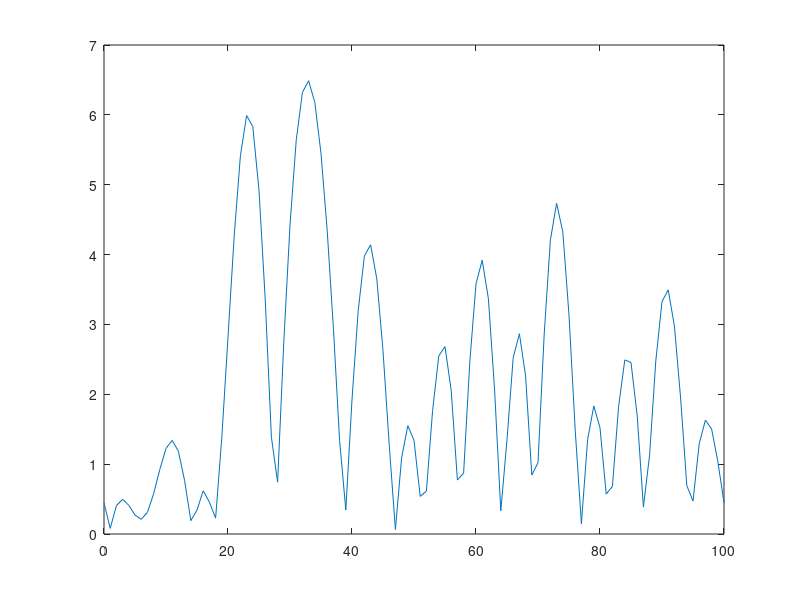

Write the MATLAB code that produced this figure. (Note: this script raises an error after producing the figure.)
%% Introduction
%MATLAB script from Contemporary Communications Systems Using MATLAB by
%John G. Proakis 
%transcribed from the book 25 September 2023
%parameterized for Neptune 25 September 2023

%% Script of Illustrative Example from Book
%In the example from the book, K = 10 and N = 20.
%A channel that has bandwidth B is subdivided in to K channels.
%N-point inverse DFT (IDFT) yields a real-valued sequence, where 1/square root of N
%is simply a scale factor. The sequence xn , 0 >= n <= N-1 corresponds
%to the samples of the multicarrier OFDM signat xt, consisting of K=N/2
%subscarriers. T is the signal duration, or signal interval.

%The modulator in an OFDM system can be implemented by computing the
%inverse DFT (7.6.4). The demodulator that recovers the information symbols
%from the received signal samples is implemented by computing the DFT
%(7.6.7). 

%Below, we are using the 16 point QAMsignal constellation shown in a
%previous figure, we select pseudorandomly each of the information symbols
%X1, X2, ... ,X9. With T=100 seconds, we generate the transmitted signal
%waveform and then plot it. We compute the IDFT values. We show that x(t),
%evaulatied at Tn/N, N = 0 to N-1, corresponds to the IDFT values. Finally,
%using the IDFT values, we computer the DFT. This means we've recovered the
%information symbols Xk, 1 <= k <= 9, from the samples of x(t),
%where t = n*T/N, 0 <= n <= N-1

clear all

%echo on turns on echoing for statements in all script files. When you turn on echoing, 
% MATLAB® displays each line in the file in the Command Window as it runs. Normally, 
% the statements in a script are not displayed during execution. Statement echoing is 
% useful for debugging and for demonstrations.
echo on

%number of information symbols. We have 9 information symbols and one zero
%valued symbol, at DC.
K = 10;

%we create N = 2K symbols by defining X(N-k) = X*k
%The sequence Xn, 0 <= n <= N-1, corresponds to the samples of the
%multicarrier OFDM signal x(t), consisting of K = N/2 subcarriers. 
%The information symbol X0 is set to zero. Since x(t) must be a real-valued
%signal, its N-point DFT (Xk) must satsify the symmetry property.
%Therefore, from the K information Symbols Kx we create N = 2K symbols.
N = 2*K;

%sample interval in seconds
%the symbol rate Ts = 1/T on each of the subchannels is equal to the frequency
%separation Bc of adjacent subcarriers. Bc = bandwidth/K. T = K*Ts. 
%The book clearly listed this as seconds, but the math doesn't check out.
T = 100;

%Testing T = 100 seconds. Tcheck should equal T. It doesn't. 
Ts = 1/T;
Tcheck = K*Ts;

%a is a 1 by 36 matrix of random numbers
a = rand(1,36);

%subtract 0.5 from all elements of the matrix a, then apply the signum function
%to the result. This "splits" the values into randomly distributed 1 and -1
a = sign(a-0.5);

%we create a 9 by 4 matrix out of a with the reshape function.
b = reshape(a,9,4);

%Generate the 16 QAM points
%take the columns of b and multiply them as follows. This makes one column
%of complex numbers. This is 9 by 1.
XXX = 2*b(:,1) + b(:,2) +j*(2*b(:,3) + b(:,4));

%Transpose XXX to convert it from column to row and store in XX. This is 1 by 9.
XX = XXX';

%modify X to put in a leading 0, the contents of XX, another zero, and then
%use the complex conjugate function conj() to get the complex conjugate of each element 
% of XX in reverse order, and append this result to X
%Doing this we get a 1 by 20 size matrix. It is double the number of
%symbols, with a leading zero and a zero in between the two halves. The
%center DC component is set to zero.
%Why are we doing this? Symmetry property.
%X is the set of complex frequencies at this point? That's what they have
%to be in order to take the IDFT and get a complex time series. 
X = [0 XX 0 conj(XX(9:-1:1))];

%set up xt to be a 1 by 101 matrix of zeros. 
xt = zeros(1,101);

%create multicarrier OFDM signal samples consisting of K = N/2 subcarriers
%(7.6.5)
%For each tick in time t, 0 to 100, calculate x(t)
%take the symbol k from X and multiply it by exp(j*2*pi*k*t/T) and sum them
%up. There are 0 to 19 symbols which is the entire symmetric set around
%zero of the information symbols. And a leading zero symbol.
%T = 100 seconds sure looks and feels like a misprint. 
%So, for 100 times in a row, we sum up the entire set of information
%symbols using exp(j*2*pi*k*t/T) so k goes 0 to 19 for each t/T

for t=0:100
    for k=0:N-1
        xt(1,t+1)=xt(1,t+1)+1/sqrt(N)*X(k+1)*exp(j*2*pi*k*t/T);
        echo off
    end
end


echo on

%set up xn to be a 1 by N matrix of zeros
xn = zeros(1,N);

%compute the N-point inverse DFT (IDFT) of X to get a real-valued sequence (7.6.4)
for n = 0:N-1
    for k = 0:N-1
        xn(n+1) = xn(n+1) + 1/sqrt(N)*X(k+1)*exp(j*2*pi*n*k/N);
        echo off
    end
end

%let's look at different x(k)
%we are wanting x(n) to be DC at x(0) - that's the lowest frequency
%x(n) runs from x(0) to x(N-1)
%N is the length of the symbol and will be 1024 for Neptune
%x(0) to x(N-1) then set first coefficient to 1 and the rest x(1) to x(N-1) to zero. DC
%coefficient is set to 1. When we do the IDFT, x(0) ends up 1/N which is a
%constant value. This is what we wanted to see for the DC term. In other words we 
%proved it was a constant.
%at k = 1, we have one sine wave, which is the lowest frequency. This is I
%think 1/T. The highest is at k = N-1, and this is fs/2. 
echo on

%show that xt corresponds to the IDFT values.

%using the IDFT values, compute the DFT using (7.6.7) and recover the
%information symbols

%pause %Press any key to see a plot of x(t)

%plot 0 to 100 in the x axis, and the absolute value of x(t) in the y axis.
% Y = abs( X ) returns the absolute value of each element in input X . 
% If X is complex, abs(X) returns the complex magnitude. 
figure
plot([0:100], abs(xt))

%check the difference between xn and samples of x(t)
for n = 0:N-1
    index_check = T/N*n+1
    d(n+1) = xt(T/N*n+1) - xn(1+n);
    echo off
end

echo on

%The norm function calculates several different types of matrix norms: 
% e = norm(d) returns the largest singular value of d, which is the set of
% differences between xt and xn
e = norm(d)

%set up a 1 by 10 matrix of zeros (is this all we need?)
Y = zeros(1,10);

%Compute the DFT using (7.6.7) (we only had 9 values, remember? each of
%these values was calculated using all of the DFT points)
for k = 1:9
    for n = 0:N-1
        Y(1,k+1) = Y(1,k+1) + 1/sqrt(N)*xn(n+1)*exp(-j*2*pi*k*n/N);
        echo off
    end
end

echo on

%get the difference between the first ten elements of Y and X, then get the
%largest singular value of this list of differences. 
dd = Y(1:10) - X(1:10);
ee = norm(dd);

echo off

%% Script Adapted for Neptune Mandatory Specification

%see https://github.com/OpenResearchInstitute/Neptune/
%In the Neptune Mandatory specification, K = 901 and FFT size = 1024.
%Unlike the Proakis book, these aren't simple multiples of each other.
%FFT sizes are most frequently powers of two because the math works out
%better that way in terms of efficiency in the calculations. 
%The Neptune specification has optional configurations, but we're going to stick with
%the mandatory configuration for the first run through.  

%A channel that has bandwidth B is subdivided in to K channels.
%N-point DFT (IDFT) yields a real-valued sequence, where 1/square root of N
%is simply a scale factor. The sequence x of n , 0 >= n <= N-1 corresponds
%to the samples of the multicarrier OFDM signat x of t, consisting of K
%subscarriers. T is the signal duration, or signal interval, 

%Note:
%for HDL Coder, we're going to probably need to use the exp block in simulink.
% https://www.mathworks.com/help/simulink/slref/mathfunction.html

%Below, we are using the 16 point QAMsignal constellation shown in a
%previous figure, we select pseudorandomly each of the information symbols
%X1, X2, ... ,X9. With T=100 seconds, we generate the transmitted signal
%waveform and then plot it. We compute the IDFT values. We show that x(t),
%evaulatied at Tn/N, N = 0 ro N-1, corresponds to the IDFT values. Finally,
%using the IDFT values, we computer the DFT. This means we've recovered the
%information symbols Kx, 1 <= k <= 9, from the samples of x(t). 


%echo on turns on echoing for statements in all script files. When you turn on echoing, 
% MATLAB® displays each line in the file in the Command Window as it runs. Normally, 
% the statements in a script are not displayed during execution. Statement echoing is 
% useful for debugging and for demonstrations.
echo on

%set the mandatory bandwidth
B = 20e6;

%Set the master clock frequency assumed in the specification
Fs = 20.48e6;

%set the IFFT size (this is the number of points in the DFT (IDFT).
% This value was N in the book. We aren't really going to use this? It's
% 1024 before calculating a 1024 FFT is easier than calcuating a 901 FFT? 
IFFTsize = 1024;

%set mandatory subcarrier spacing
SS = Fs/IFFTsize;

%the specification lists 901 subcarriers. 
Kspec = 901;

%number of virtual carriers in the specification is calculated
Nvc = IFFTsize - Kspec;

%calculate the RF bandwidth from the subcarrier spacing times the number of
%channels give in the specification
%****This matches the number in the spec, which is 18 MHz
RFBW = Kspec*SS;

%sample interval (in seconds?) we need to make it 5x the value of IFFTsize 
%which is what the book example did 
%in order for the error checking at the end to work out. 
T = 5*IFFTsize; 

%instead of the 20 channels in the example in the book, we now have 901. 
%working backwards, and using a similar construction technique from the
%book, and using 16QAM, we are going to need to construct an n by 4 matrix.
%To make the 20 channels, we had a zero value, 9 random complex numbers,
%another zero value, and then the complex conjugates of those 9 random
%complex numbers in reverse order. I am not entirely clear yet on why we
%did that, since it doesn't seem to enter into the math. 

%a is a 1 by 4*n matrix of random numbers, where n = roughly half of K.
%A pattern of "0 n 0 n" does not sum up to an odd number. So there's no 
% solution, but we can add one more zero at the end like this "0 n 0 n 0"
% and it then evens out. Does this wreck any of the math? 

%Of the 901 information bearing subcarriers, 
% 451 are mapped into the positive frequency inputs at IFFT[0] through IFFT[450], 
% whereas the remaining 450 are mapped into the negative frequency inputs 
% at IFFT[574] through IFFT[1023]. 

%create the data that goes into the information bearing subcarriers
%we'll need 4x the number of information bearing subcarriers to start with
a = rand(1,Kspec*4);

%subtract 0.5 from all elements of the matrix a, then apply the signum function
%to the result. This "splits" the values into randomly distributed 1 and -1
a = sign(a-0.5);

%we create a Kspec by 4 matrix out of a with the reshape function.
b = reshape(a,Kspec,4);

%Generate the 16 QAM points
%take the columns of b and multiply them as follows. This makes one column
%of complex numbers that are 16QAM encoded
XXX = 2*b(:,1) + b(:,2) +j*(2*b(:,3) + b(:,4));

%Transpose this matrix to convert from column to row.
XX = XXX';

%modify X to put in a leading 0 for k = 0 (the DC component), 
% then the first 451 values of XX, insert the virtual carriers,
%and then the 450 remaining values of XX. 
%We now have something that can be processed with a 1024 point IDFT.
X = [0 XX(1:451) zeros(1,Nvc-1) XX(452:901)];

%Create a vector of tones for Simulink implementation of IFFT 
Xsim = X';
%convert to time series for IFFT input in Simulink implementation
Xsim = timeseries(Xsim, 1/Fs);

%set up xt to be a 1 by T+1 matrix of zeros
xt = zeros(1,T+1);

%create multicarrier OFDM signal samples   
%(7.6.5)

for t = 0:T
    for k = 0:IFFTsize-1
         xt(1, t+1) = xt(1, t+1) + 1/sqrt(IFFTsize)*X(k+1)*exp(j*2*pi*k*t/T);
        echo off
    end
end

echo on

%set up xn to be a 1 by N matrix of zeros
xn = zeros(1,IFFTsize);

%compute the N-point inverse DFT (IDFT) of X to get a real-valued sequence (7.6.4)
%for n = 0:IFFTsize-1 
for n = 1:IFFTsize-1
    for k = 0:IFFTsize-1
        xn(n+1) = xn(n+1) + 1/sqrt(IFFTsize)*X(k+1)*exp(j*2*pi*n*k/IFFTsize);
        echo off
    end
end


echo on

%show that xt corresponds to the IDFT values.

%using the IDFT values, compute the DFT using (7.6.7) and recover the
%information symbols

%pause %Press any key to see a plot of x(t)

%plot 0 to 100 in the x axis, and the absolute value of x(t) in the y axis.
% Y = abs( X ) returns the absolute value of each element in input X . 
% If X is complex, abs(X) returns the complex magnitude. 
figure('Name','Neptune x(t)');
plot([0:T], abs(xt))

%check the difference between xn and samples of x(t)
for n = 0:IFFTsize-1
    d(n+1) = xt(T/IFFTsize*n+1) - xn(1+n);
    echo off
end


echo on

%The norm function calculates several different types of matrix norms: 
% e = norm(d) returns the largest singular value of d, which is the set of
% differences between xt and xn
e = norm(d)

%set up a 1 by 10 matrix of zeros
Y = zeros(1,IFFTsize);

%Compute the DFT using (7.6.7)
for k = 1:IFFTsize-1
    for n = 0:IFFTsize-1
        Y(1,k+1) = Y(1,k+1) + 1/sqrt(IFFTsize)*xn(n+1)*exp(-j*2*pi*k*n/IFFTsize);
        echo off
    end
end

echo on

%get the difference between the elements of Y and X, then get the
%largest singular value of this list of differences.
dd = Y(1:IFFTsize) - X(1:IFFTsize);
ee = norm(dd)

%plot the error, leaving out k = 0.
figure('Name','Plot the Difference Between Input Tones and the DFT');
plot(2:1024, abs(dd(2:1024)), "LineWidth", 4)
